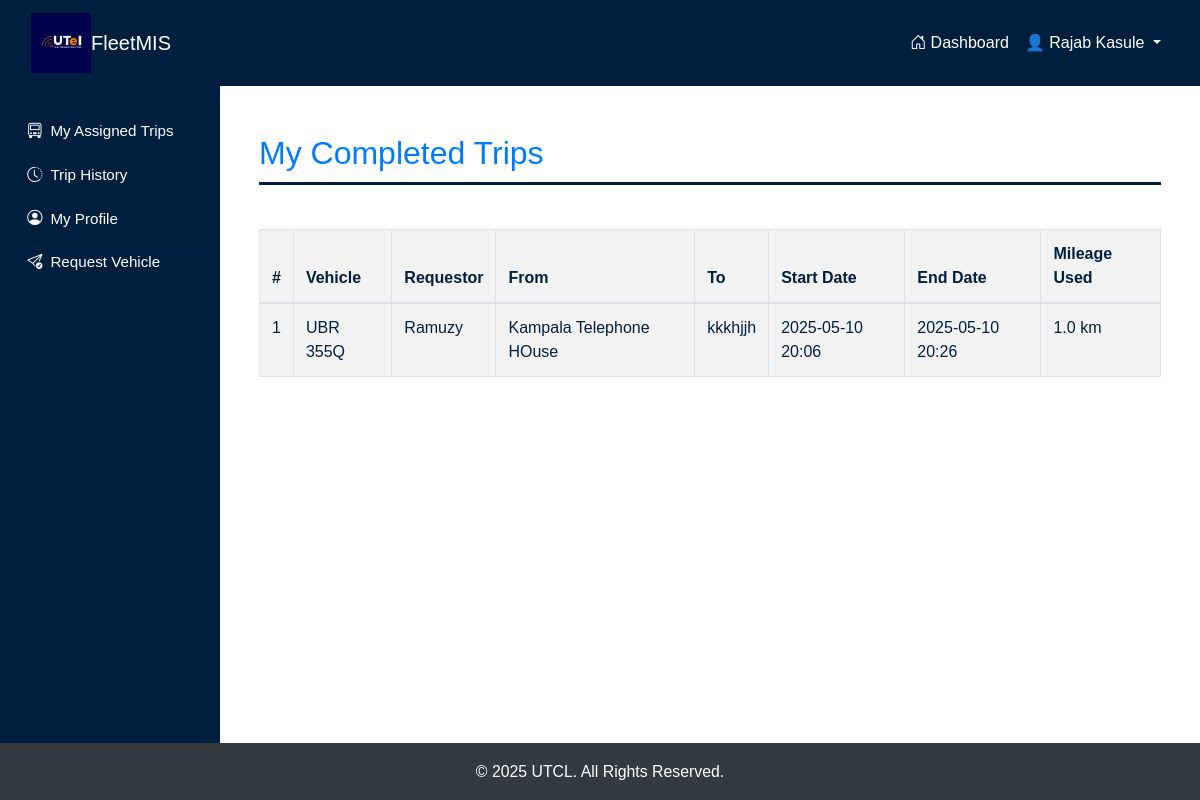
Before: /trips/history/ (signed in) with the older database file.
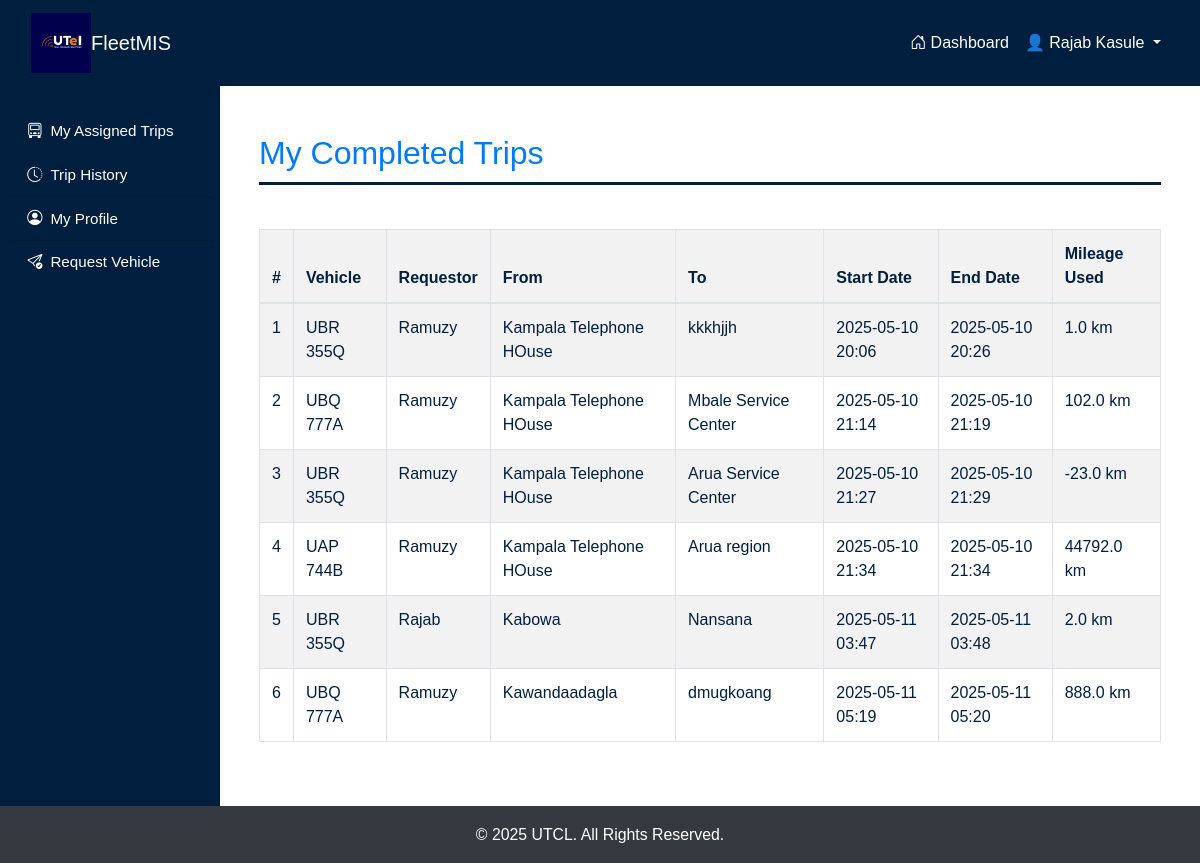
After: the same page with the newer database file.
### fleetApp/models.py (models this page shows, shortened)
class Request(models.Model):
    REQUEST_STATE = [
        ("P", "Pending"),
        ("O", "Open"),
        ("C", "Closed"),
    ]
    requestor = models.ForeignKey(settings.AUTH_USER_MODEL, on_delete=models.CASCADE, related_name="requests")
    request_date = models.DateField(auto_now_add=True)
    current_location = models.CharField(max_length=50)
    destination = models.CharField(max_length=50)
    purpose = models.CharField(max_length=100)
    vehicle = models.ForeignKey('Vehicle', on_delete=models.CASCADE, null=True, blank=True)
    driver = models.ForeignKey('Driver', on_delete=models.SET_NULL, null=True, blank=True, related_name='requests')
    time_of_allocation = models.DateTimeField(null=True, blank=True)
    updated_at = models.DateTimeField(auto_now=True)
    request_status = models.CharField(max_length=1, choices=REQUEST_STATE, default="P")
    mileage_at_assignment = models.IntegerField(null=True, blank=True)
    mileage_at_return = models.IntegerField(null=True, blank=True)

class Vehicle(models.Model):
  ENGIN = [
    ("GAS", "Gasoline"),
    ("HYB", "Hybrid"),
    ("DIS", "Diesel"),
    ("ELE", "Electric")
  ]
  STATUS = [
    ("Available", "Available"),
    ("Allocated", "Allocated")
  ]
  vehicle_plate = models.CharField(max_length=20, unique=True)
  vehicle_type = models.CharField(max_length=50)
  mileage = models.PositiveIntegerField()
  engine_type = models.CharField(max_length=4, choices=ENGIN)
  status = models.CharField(max_length=9, choices=STATUS, default="Available")

### fleetApp/views.py (the view)
# urls.py: path('trips/history/', views.trip_history, name='trip_history'),
@login_required
def trip_history(request):
    try:
        driver = Driver.objects.get(user=request.user)
    except Driver.DoesNotExist:
        messages.error(request, "No driver profile found for this user.")
        return redirect('home')
    trips = Request.objects.filter(
        driver=driver,
        request_status='C'
    ).select_related('vehicle', 'requestor')
    for trip in trips:
        trip.mileage_used = (
            (trip.mileage_at_return or 0) - (trip.mileage_at_assignment or 0)
        )
    return render(request, 'fleetApp/driver/trip_history.html', {'trips': trips})

### fleetApp/context_processors.py (called while the page is built)
def unread_alerts_count(request):
    if request.user.is_authenticated and request.user.groups.filter(name="FleetManagers").exists():
        count = Alert.objects.filter(priority_level="High").count()
        return {'unread_alerts_count': count}
    return {}

### fleetApp/templatetags/group_tags.py (called while the page is built)
@register.filter(name='has_group')
def has_group(user, group_name):
    return user.groups.filter(name=group_name).exists()

### fleetApp/templates/fleetApp/driver/trip_history.html (shortened to what this page needs)
{% extends "main.html" %}
{% load static %}
{% block content %}
<div class="container-fluid py-4">
    <h2 class="mb-4 text-primary">My Completed Trips</h2>
    {% if trips %}
        <div class="table-responsive">
            <table class="table table-bordered table-striped">
                <thead class="table-light">
                    <tr>
                        <th>#</th>
                        <th>Vehicle</th>
                        <th>Requestor</th>
                        <th>From</th>
                        <th>To</th>
                        <th>Start Date</th>
                        <th>End Date</th>
                        <th>Mileage Used</th>
                    </tr>
                </thead>
                <tbody>
                    {% for trip in trips %}
                        <tr>
                            <td>{{ forloop.counter }}</td>
                            <td>{{ trip.vehicle.vehicle_plate }}</td>
                            <td>{{ trip.requestor.username }}</td>
                            <td>{{ trip.current_location }}</td>
                            <td>{{ trip.destination }}</td>
                            <td>{{ trip.time_of_allocation|date:"Y-m-d H:i" }}</td>
                            <td>
                                {% if trip.mileage_at_return %}
                                    {{ trip.updated_at|date:"Y-m-d H:i" }}
                                {% else %}
                                    N/A
                                {% endif %}
                            </td>
                            <td>
                                {% if trip.mileage_used is not None %}
                                    {{ trip.mileage_used|floatformat:1 }} km
                                {% else %}
                                    N/A
                                {% endif %}
                            </td>
                        </tr>
                    {% endfor %}
                </tbody>
            </table>
        </div>
    {% else %}
        <div class="alert alert-info text-center">
            <strong>No trips found.</strong> You haven’t completed any vehicle trips yet.
        </div>
    {% endif %}
</div>
{% endblock %}

Changed rows visible on the page:
added Request: vehicle.vehicle_plate "UBQ 777A", requestor.username "Ramuzy", current_location "Kampala Telephone HOuse", destination "Mbale Service Center", time_of_allocation "2025-05-10 21:14", updated_at "2025-05-10 21:19", mileage_used "102.0"
added Request: vehicle.vehicle_plate "UBR 355Q", requestor.username "Ramuzy", current_location "Kampala Telephone HOuse", destination "Arua Service Center", time_of_allocation "2025-05-10 21:27", updated_at "2025-05-10 21:29", mileage_used "-23.0"
added Request: vehicle.vehicle_plate "UAP 744B", requestor.username "Ramuzy", current_location "Kampala Telephone HOuse", destination "Arua region", time_of_allocation "2025-05-10 21:34", updated_at "2025-05-10 21:34", mileage_used "44792.0"
added Request: vehicle.vehicle_plate "UBR 355Q", requestor.username "Rajab", current_location "Kabowa", destination "Nansana", time_of_allocation "2025-05-11 03:47", updated_at "2025-05-11 03:48", mileage_used "2.0"
added Request: vehicle.vehicle_plate "UBQ 777A", requestor.username "Ramuzy", current_location "Kawandaadagla", destination "dmugkoang", time_of_allocation "2025-05-11 05:19", updated_at "2025-05-11 05:20", mileage_used "888.0"
